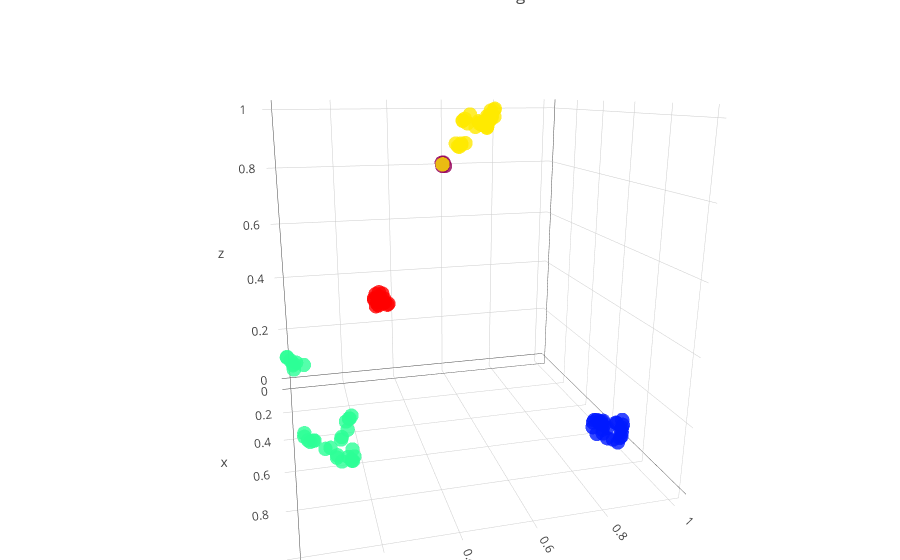

Notebook source saved alongside this figure:
### Code cell
emb3d["marker"]["color"]=clusterer.labels_
emb3d["text"]=clusterer.labels_

fig = go.Figure(data=[emb3d], layout=layout)
iplot(fig, filename='lrp-val.html')
